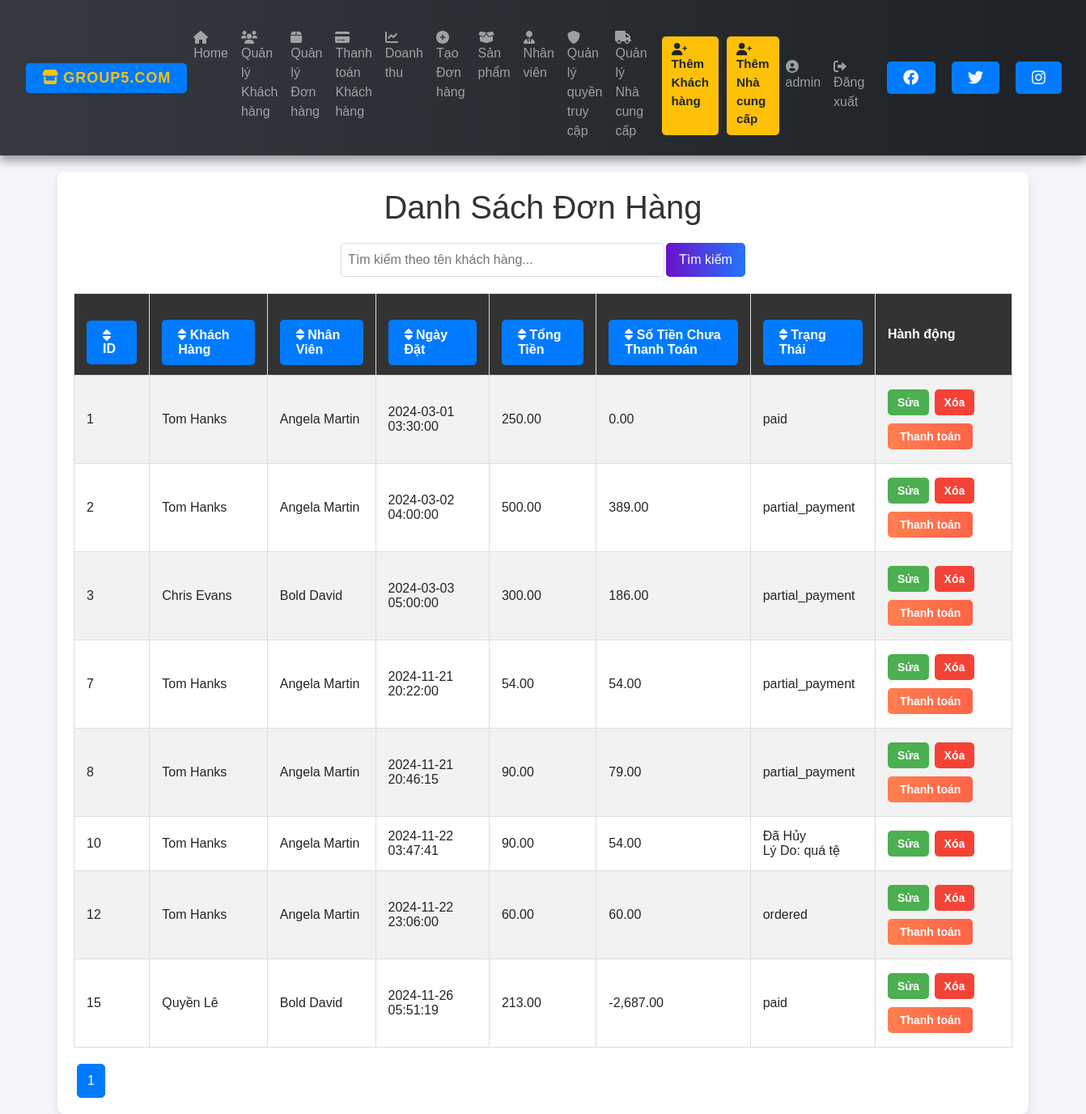
The app's page /orders.php (signed in), older data.
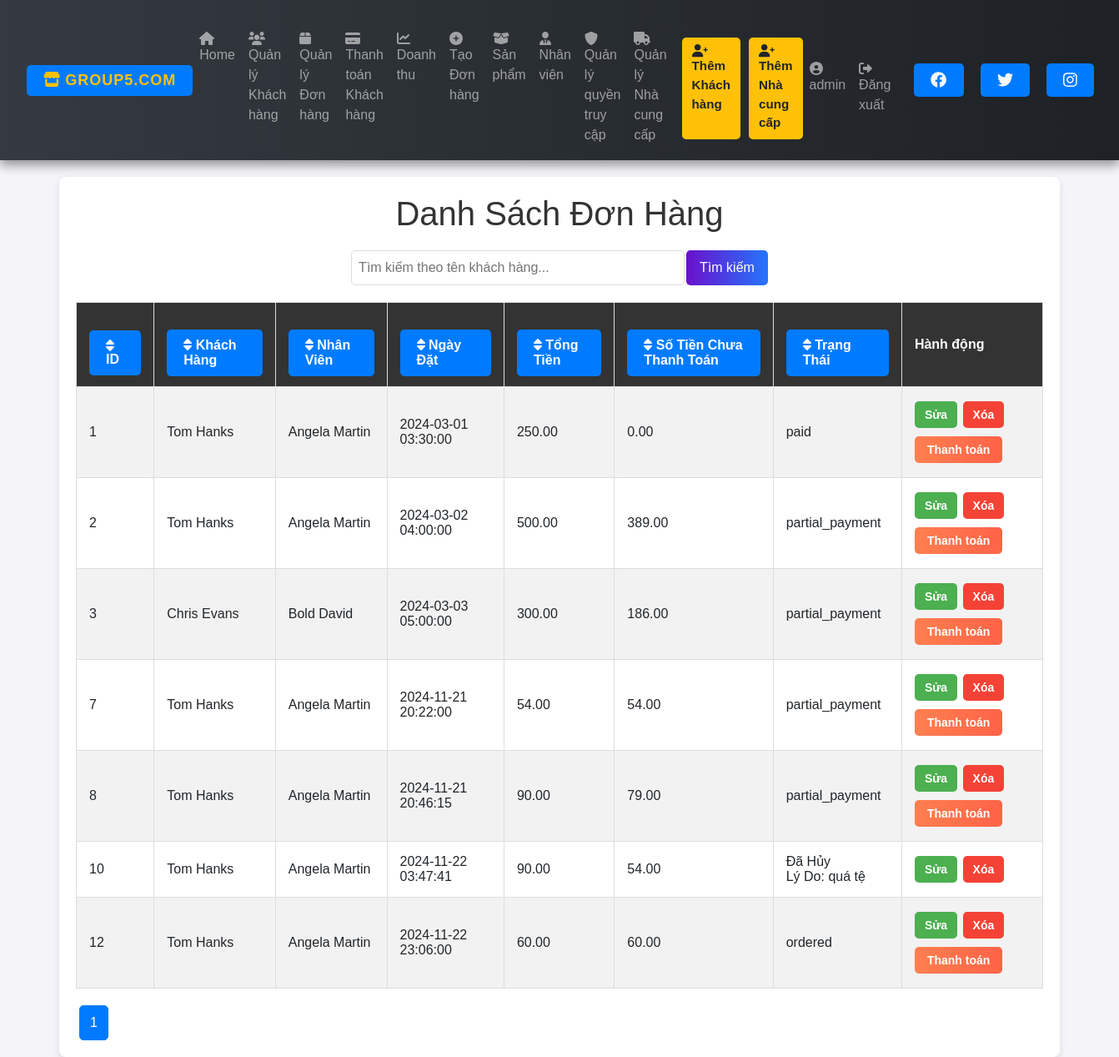
The same page, newer data.
### tables this page shows
CREATE TABLE `orders` (
  `OCode` int(11) NOT NULL,
  `TotalPrice` decimal(10,2) DEFAULT NULL,
  `OrderTime` timestamp NOT NULL DEFAULT current_timestamp(),
  `Status` varchar(50) DEFAULT NULL,
  `HandleTime` timestamp NULL DEFAULT NULL,
  `ECode` int(11) DEFAULT NULL,
  `CusId` int(11) DEFAULT NULL,
  `Cancellation_Reason` varchar(255) DEFAULT NULL
);

CREATE TABLE `customer` (
  `CusId` int(11) NOT NULL,
  `Fname` varchar(100) DEFAULT NULL,
  `Lname` varchar(100) DEFAULT NULL,
  `Phone` varchar(15) DEFAULT NULL,
  `Address` varchar(200) DEFAULT NULL,
  `Dept` decimal(10,2) DEFAULT NULL,
  `ECode` int(11) DEFAULT NULL
);

CREATE TABLE `employee` (
  `ECode` int(11) NOT NULL,
  `Fname` varchar(100) DEFAULT NULL,
  `Lname` varchar(100) DEFAULT NULL,
  `Gender` varchar(10) DEFAULT NULL,
  `Address` varchar(200) DEFAULT NULL,
  `Phone` varchar(15) DEFAULT NULL,
  `Role` varchar(50) DEFAULT NULL
);

### orders.php (the view, shortened to what the changed rows need)
<?php
require 'connect.php';
include 'nav.php';
$query = isset($_GET['query']) ? $_GET['query'] : '';
$order_by = isset($_GET['order_by']) ? $_GET['order_by'] : 'OCode';
$order_dir = isset($_GET['order_dir']) && $_GET['order_dir'] === 'desc' ? 'desc' : 'asc';
$limit = 10;
$page = isset($_GET['page']) ? (int)$_GET['page'] : 1;
$offset = ($page - 1) * $limit;
$sql = "SELECT orders.*,
               customer.Fname AS customer_fname, customer.Lname AS customer_lname,
               employee.Fname AS emp_fname, employee.Lname AS emp_lname,
               COALESCE(orders.TotalPrice - (SELECT SUM(Amount) FROM customer_partialpayments WHERE OCode = orders.OCode), orders.TotalPrice) AS RemainingBalance
        FROM orders
        JOIN customer ON orders.CusId = customer.CusId
        JOIN employee ON orders.ECode = employee.ECode
        WHERE customer.Fname LIKE :query OR customer.Lname LIKE :query
        ORDER BY $order_by $order_dir
        LIMIT :limit OFFSET :offset";
$stmt = $conn->prepare($sql);
$stmt->bindValue(':query', "%$query%", PDO::PARAM_STR);
$stmt->bindValue(':limit', $limit, PDO::PARAM_INT);
$stmt->bindValue(':offset', $offset, PDO::PARAM_INT);
$stmt->execute();
$orders = $stmt->fetchAll(PDO::FETCH_ASSOC);
$total_stmt = $conn->prepare("SELECT COUNT(*) FROM orders JOIN customer ON orders.CusId = customer.CusId WHERE customer.Fname LIKE :query OR customer.Lname LIKE :query");
$total_stmt->execute([':query' => "%$query%"]);
$total_rows = $total_stmt->fetchColumn();
$total_pages = ceil($total_rows / $limit);
$new_order_dir = $order_dir === 'asc' ? 'desc' : 'asc';
?>
<!DOCTYPE html>
<html lang="vi">
<head>
    <link rel="stylesheet" href="styles.css">
    <link rel="stylesheet" href="orders.css">
</head>
<body>
    <div class="container">
        <h1>Danh Sách Đơn Hàng</h1>
        <table>
            <tr>
                <th><a href="?query=<?= htmlspecialchars($query) ?>&order_by=OCode&order_dir=<?= $new_order_dir ?>"><i class="fas fa-sort"></i> ID</a></th>
                <th><a href="?query=<?= htmlspecialchars($query) ?>&order_by=customer_fname&order_dir=<?= $new_order_dir ?>"><i class="fas fa-sort"></i> Khách Hàng</a></th>
                <th><a href="?query=<?= htmlspecialchars($query) ?>&order_by=emp_fname&order_dir=<?= $new_order_dir ?>"><i class="fas fa-sort"></i> Nhân Viên</a></th>
                <th><a href="?query=<?= htmlspecialchars($query) ?>&order_by=OrderTime&order_dir=<?= $new_order_dir ?>"><i class="fas fa-sort"></i> Ngày Đặt</a></th>
                <th><a href="?query=<?= htmlspecialchars($query) ?>&order_by=TotalPrice&order_dir=<?= $new_order_dir ?>"><i class="fas fa-sort"></i> Tổng Tiền</a></th>
                <th><a href="?query=<?= htmlspecialchars($query) ?>&order_by=RemainingBalance&order_dir=<?= $new_order_dir ?>"><i class="fas fa-sort"></i> Số Tiền Chưa Thanh Toán</th>
                <th><a href="?query=<?= htmlspecialchars($query) ?>&order_by=Status&order_dir=<?= $new_order_dir ?>"><i class="fas fa-sort"></i> Trạng Thái</a></th>
                <th>Hành động</th>
            </tr>
            <?php if (!empty($orders)): ?>
                <?php foreach ($orders as $order): ?>
                    <tr>
                        <td><?= $order['OCode']; ?></td>
                        <td><?= htmlspecialchars($order['customer_fname'] . " " . $order['customer_lname']); ?></td>
                        <td><?= htmlspecialchars($order['emp_fname'] . " " . $order['emp_lname']); ?></td>
                        <td><?= htmlspecialchars($order['OrderTime']); ?></td>
                        <td><?= htmlspecialchars(number_format($order['TotalPrice'], 2)); ?></td>
                        <td><?= htmlspecialchars(number_format($order['RemainingBalance'], 2)); ?></td>
                        <td>
                            <?= $order['Status'] === 'cancelled'
                                ? '<span class="status-cancelled">Đã Hủy</span><br>Lý Do: ' . htmlspecialchars($order['Cancellation_Reason'])
                                : htmlspecialchars($order['Status']);
                            ?>
                        </td>
                        <td class="action-buttons">
                            <a href="edit_order.php?id=<?= $order['OCode']; ?>" class="edit-btn">Sửa</a>
                            <button type="button" onclick="openDeleteModal(<?= $order['OCode']; ?>)" class="delete-btn">Xóa</button>
                            <?php if ($order['Status'] !== 'completed' && $order['Status'] !== 'cancelled'): ?>
                                <button type="button" onclick="openPaymentModal(<?= $order['OCode']; ?>, <?= $order['RemainingBalance']; ?>)" class="pay-btn">Thanh toán</button>
                            <?php endif; ?>
                        </td>
                    </tr>
                <?php endforeach; ?>
            <?php else: ?>
                <tr>
                    <td colspan="8" style="text-align: center;">Không tìm thấy đơn hàng nào.</td>
                </tr>
            <?php endif; ?>
        </table>
        <div class="pagination">
            <?php for ($i = 1; $i <= $total_pages; $i++): ?>
                <a href="?query=<?= htmlspecialchars($query) ?>&order_by=<?= htmlspecialchars($order_by) ?>&order_dir=<?= htmlspecialchars($order_dir) ?>&page=<?= $i ?>" class="<?= ($i == $page) ? 'active' : '' ?>"><?= $i ?></a>
            <?php endfor; ?>
        </div>
    </div>
</body>
</html>

Row changes from the older to the newer data that the page shows:
removed orders: OCode "15", CusId.Lname "Quyền Lê", ECode.Lname "Bold David", OrderTime "2024-11-26 05:51:19", TotalPrice "213.00", RemainingBalance "-2,687.00", Status "paid"
